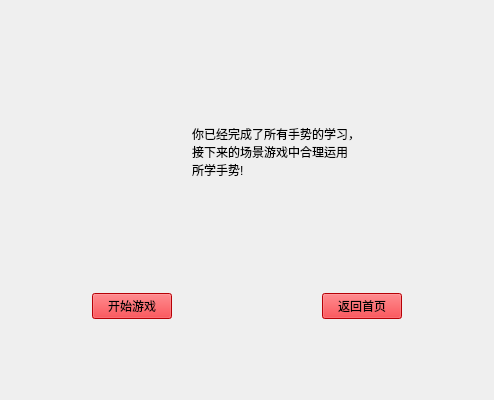
<?xml version="1.0" encoding="UTF-8"?>
<ui version="4.0">
 <class>LearnForm</class>
 <widget class="QWidget" name="LearnForm">
  <property name="geometry">
   <rect>
    <x>0</x>
    <y>0</y>
    <width>494</width>
    <height>400</height>
   </rect>
  </property>
  <property name="minimumSize">
   <size>
    <width>494</width>
    <height>400</height>
   </size>
  </property>
  <property name="maximumSize">
   <size>
    <width>516</width>
    <height>400</height>
   </size>
  </property>
  <property name="windowTitle">
   <string>Form</string>
  </property>
  <layout class="QVBoxLayout" name="verticalLayout">
   <item>
    <widget class="QFrame" name="horizontalFrame_2">
     <property name="minimumSize">
      <size>
       <width>0</width>
       <height>150</height>
      </size>
     </property>
     <property name="maximumSize">
      <size>
       <width>16777215</width>
       <height>150</height>
      </size>
     </property>
     <layout class="QHBoxLayout" name="horizontalLayout_2">
      <item>
       <spacer name="horizontalSpacer_5">
        <property name="orientation">
         <enum>Qt::Horizontal</enum>
        </property>
        <property name="sizeHint" stdset="0">
         <size>
          <width>40</width>
          <height>20</height>
         </size>
        </property>
       </spacer>
      </item>
      <item>
       <spacer name="horizontalSpacer_7">
        <property name="orientation">
         <enum>Qt::Horizontal</enum>
        </property>
        <property name="sizeHint" stdset="0">
         <size>
          <width>40</width>
          <height>20</height>
         </size>
        </property>
       </spacer>
      </item>
      <item>
       <spacer name="horizontalSpacer_8">
        <property name="orientation">
         <enum>Qt::Horizontal</enum>
        </property>
        <property name="sizeHint" stdset="0">
         <size>
          <width>40</width>
          <height>20</height>
         </size>
        </property>
       </spacer>
      </item>
      <item>
       <widget class="QLabel" name="label">
        <property name="minimumSize">
         <size>
          <width>0</width>
          <height>150</height>
         </size>
        </property>
        <property name="maximumSize">
         <size>
          <width>16777215</width>
          <height>150</height>
         </size>
        </property>
        <property name="layoutDirection">
         <enum>Qt::RightToLeft</enum>
        </property>
        <property name="styleSheet">
         <string notr="true">font: 30pt &quot;Wawati SC&quot;;</string>
        </property>
        <property name="text">
         <string>你已经完成了所有手势的学习，
接下来的场景游戏中合理运用
所学手势!</string>
        </property>
        <property name="alignment">
         <set>Qt::AlignLeading|Qt::AlignLeft|Qt::AlignVCenter</set>
        </property>
       </widget>
      </item>
      <item>
       <spacer name="horizontalSpacer_9">
        <property name="orientation">
         <enum>Qt::Horizontal</enum>
        </property>
        <property name="sizeHint" stdset="0">
         <size>
          <width>40</width>
          <height>20</height>
         </size>
        </property>
       </spacer>
      </item>
      <item>
       <spacer name="horizontalSpacer_6">
        <property name="orientation">
         <enum>Qt::Horizontal</enum>
        </property>
        <property name="sizeHint" stdset="0">
         <size>
          <width>40</width>
          <height>20</height>
         </size>
        </property>
       </spacer>
      </item>
     </layout>
    </widget>
   </item>
   <item>
    <widget class="QFrame" name="horizontalFrame">
     <property name="minimumSize">
      <size>
       <width>0</width>
       <height>50</height>
      </size>
     </property>
     <property name="maximumSize">
      <size>
       <width>16777215</width>
       <height>50</height>
      </size>
     </property>
     <layout class="QHBoxLayout" name="horizontalLayout">
      <item>
       <spacer name="horizontalSpacer_2">
        <property name="orientation">
         <enum>Qt::Horizontal</enum>
        </property>
        <property name="sizeHint" stdset="0">
         <size>
          <width>40</width>
          <height>20</height>
         </size>
        </property>
       </spacer>
      </item>
      <item>
       <widget class="QPushButton" name="pushButton">
        <property name="styleSheet">
         <string notr="true">background-color: rgb(255, 0, 8);
border-color: rgb(0, 0, 0);
font: 24pt &quot;STHeiti&quot;;</string>
        </property>
        <property name="text">
         <string>开始游戏</string>
        </property>
       </widget>
      </item>
      <item>
       <spacer name="horizontalSpacer">
        <property name="orientation">
         <enum>Qt::Horizontal</enum>
        </property>
        <property name="sizeHint" stdset="0">
         <size>
          <width>40</width>
          <height>20</height>
         </size>
        </property>
       </spacer>
      </item>
      <item>
       <spacer name="horizontalSpacer_4">
        <property name="orientation">
         <enum>Qt::Horizontal</enum>
        </property>
        <property name="sizeHint" stdset="0">
         <size>
          <width>40</width>
          <height>20</height>
         </size>
        </property>
       </spacer>
      </item>
      <item>
       <widget class="QPushButton" name="pushButton_2">
        <property name="styleSheet">
         <string notr="true">background-color: rgb(255, 0, 8);
border-color: rgb(0, 0, 0);
font: 24pt &quot;STHeiti&quot;;
</string>
        </property>
        <property name="text">
         <string>返回首页</string>
        </property>
       </widget>
      </item>
      <item>
       <spacer name="horizontalSpacer_3">
        <property name="orientation">
         <enum>Qt::Horizontal</enum>
        </property>
        <property name="sizeHint" stdset="0">
         <size>
          <width>40</width>
          <height>20</height>
         </size>
        </property>
       </spacer>
      </item>
     </layout>
    </widget>
   </item>
  </layout>
 </widget>
 <resources/>
 <connections/>
</ui>
